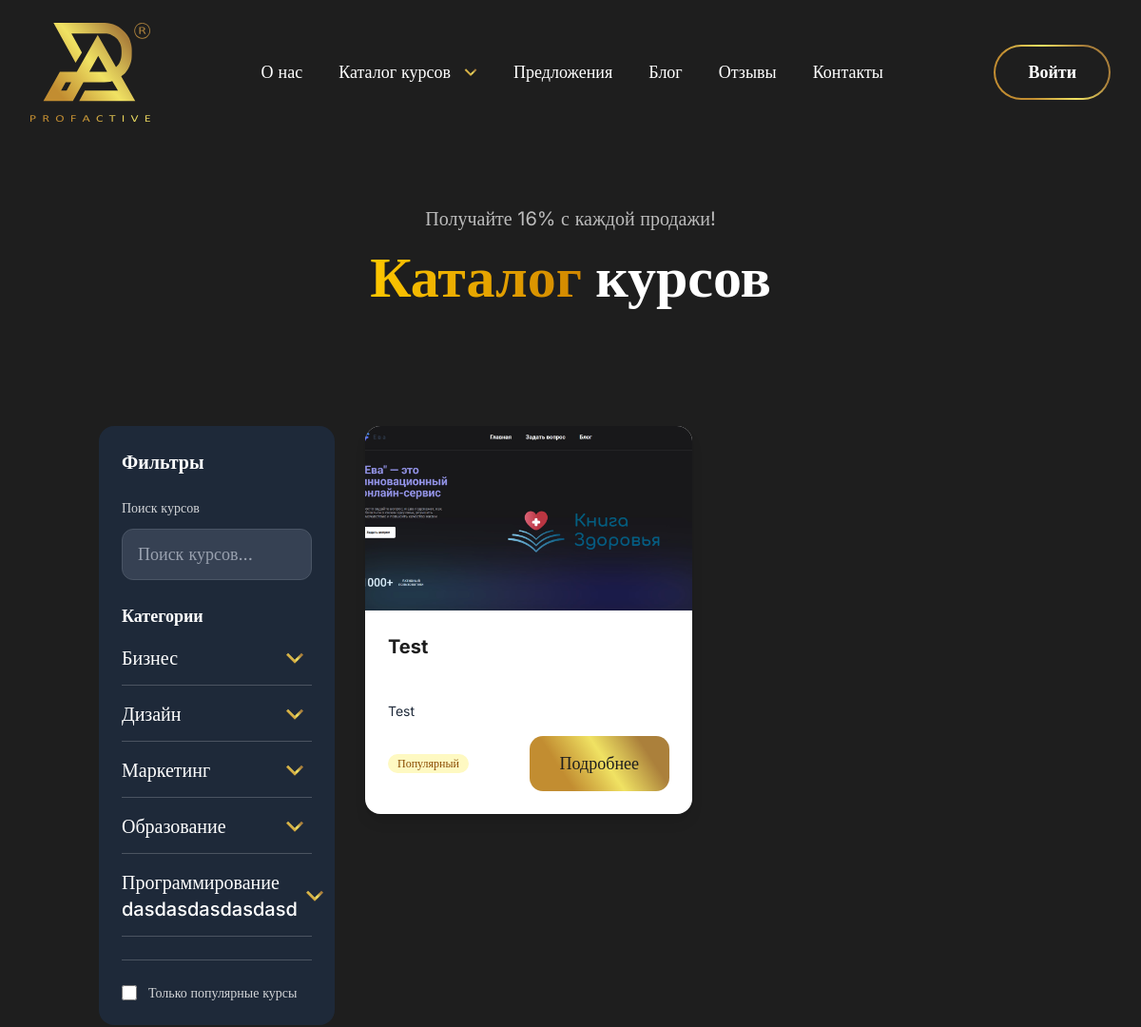
/course-catalogue/ (upper part), run on an earlier commit of the app's database.
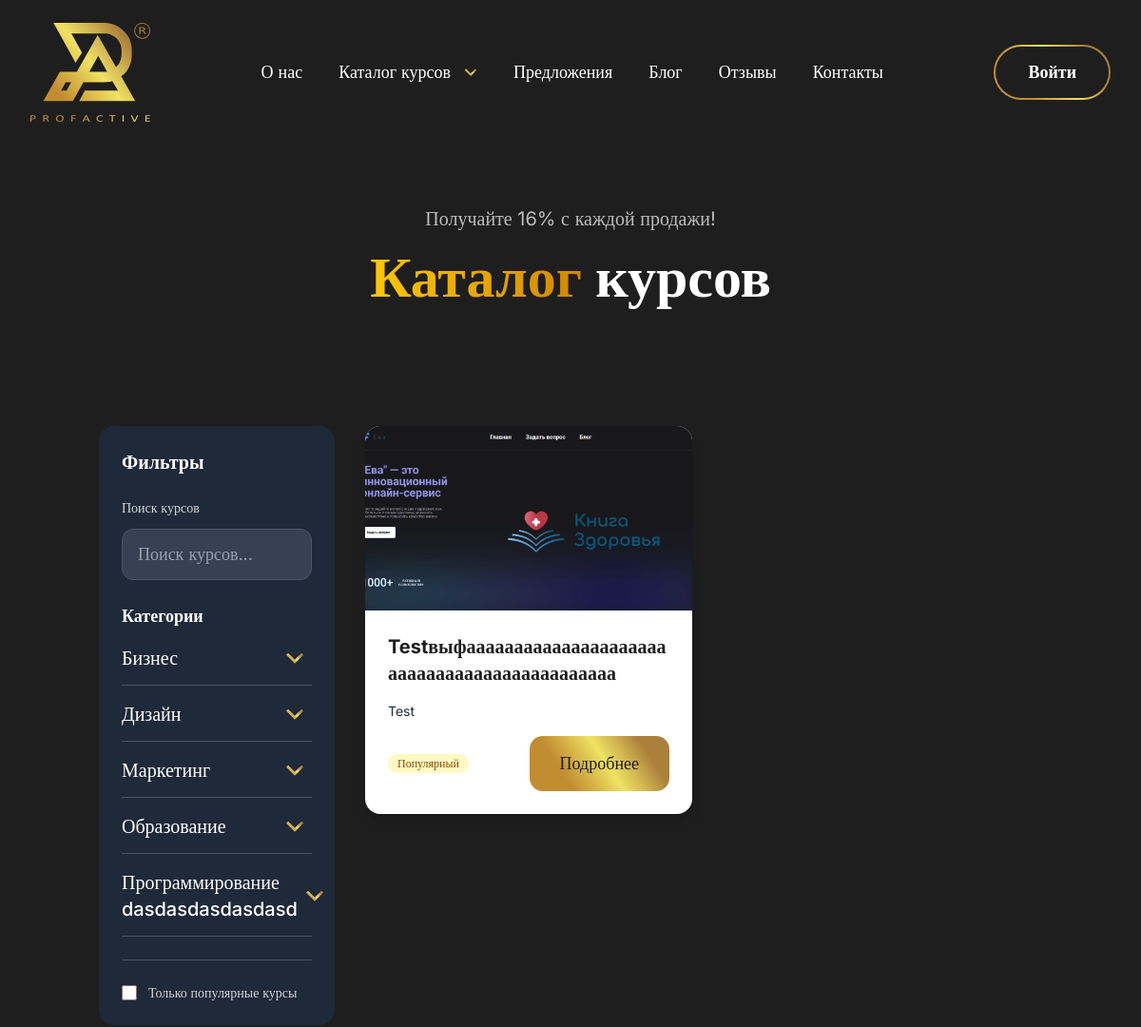
And on a later commit of the database.
### apps/courses/models.py (models this page shows, shortened)
class Courses(models.Model):
    name = models.CharField(max_length=200, verbose_name="Название курса")
    description = models.TextField(verbose_name="Описание курса")
    image = models.ImageField(upload_to='courses/', verbose_name="Изображение курса")
    author = models.CharField(max_length=100, verbose_name="Автор курса")
    is_popular = models.BooleanField(default=False, verbose_name="Популярный курс")
    user = models.ForeignKey(CustomUser, on_delete=models.CASCADE, verbose_name="Пользователь")
    created_at = models.DateTimeField(auto_now_add=True, verbose_name="Дата создания")
    category = models.ForeignKey(Categories, on_delete=models.CASCADE, verbose_name="Категория")
    class Meta:
        verbose_name = "Курс"
        verbose_name_plural = "3. Курсы"
        ordering = ['-created_at']

### apps/website/views.py (the view)
# urls.py: path('', views.course_catalogue, name='course_catalogue'),
def course_catalogue(request):
    from apps.courses.views import course_catalogue as courses_catalogue
    referral_promo_code = request.session.get('referral_promo_code')
    referral_user = request.session.get('referral_user')
    response = courses_catalogue(request)
    if referral_promo_code and referral_user:
        if hasattr(response, 'context_data'):
            response.context_data['referral_promo_code'] = referral_promo_code
            response.context_data['referral_user'] = referral_user
        else:
            pass
    return response

### apps/website/context_processors.py (called while the page is built)
def faq_context(request):
    return {
        'faqs': FAQ.objects.filter(is_active=True).order_by('order', 'created_at')
    }

### templates/course-catalogue.html (shortened to what the changed rows need)
{% extends 'base.html' %}
{% load static %}
{% block content %}
<section class="bg-gradient-to-br from-primary via-primary/90 to-primary/80 py-8 md:py-12 lg:py-16">
  <div class="container mx-auto px-4">
    <div class="text-center mb-6">
      <h1 class="text-3xl md:text-5xl lg:text-6xl font-bold text-white mb-6">
        <span class="bg-gradient-to-r from-yellow-400 to-yellow-600 bg-clip-text text-transparent">Каталог</span>
        <span class="text-white">курсов</span>
      </h1>
    </div>
  </div>
</section>
<section class="py-6 md:py-8 lg:py-10">
  <div class="container mx-auto px-4">
    <div class="flex flex-col lg:flex-row gap-8">
      <div class="lg:w-3/4">
        <div id="coursesContainer">
          <div class="grid grid-cols-1 md:grid-cols-2 gap-6">
            {% for course in courses %}
            <div class="group bg-white rounded-2xl shadow-lg overflow-hidden hover:shadow-xl transition-all duration-300 hover:-translate-y-1">
              <div class="aspect-video overflow-hidden">
                {% if course.image %}
                  <img src="{{ course.image.url }}"
                       alt="{{ course.name }}"
                       class="w-full h-full object-cover group-hover:scale-105 transition-transform duration-300">
                {% else %}
                  <img src="{% static 'assets/images/main-hero.png' %}"
                       alt="{{ course.name }}"
                       class="w-full h-full object-cover group-hover:scale-105 transition-transform duration-300">
                {% endif %}
              </div>
              <div class="p-6">
                <h3 class="text-xl font-bold text-primary mb-3 line-clamp-2 h-15 break-words">{{ course.name }}</h3>
                <p class="text-gray-800 text-sm mb-4 line-clamp-3 break-words">{{ course.description|truncatewords:8 }}</p>
                <div class="flex items-center justify-between">
                  <div class="flex items-center space-x-2">
                    {% if course.is_popular %}
                    <span class="bg-yellow-100 text-yellow-800 text-xs font-medium px-2.5 py-0.5 rounded-full">
                      Популярный
                    </span>
                    {% endif %}
                  </div>
                  <a href="{% url 'courses:course_detail' course.id %}"
                     class="block bg-gradient-display hover-opacity-75 text-primary text-lg text-center leading-none rounded-[14px] py-3.5 lg:py-5 px-8">
                    Подробнее
                  </a>
                </div>
              </div>
            </div>
            {% endfor %}
          </div>
        </div>
      </div>
    </div>
  </div>
</section>
{% endblock %}

What changed in the data, as far as the page shows it:
changed Courses "Test": name "Test" → "Testвыфааааааааааааааааааааааааааааааааааааааааааааа"
